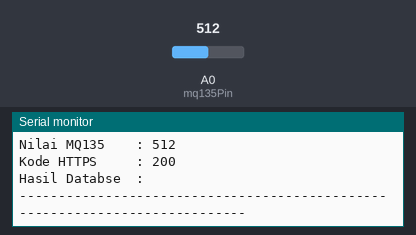
Simulated run of this sketch. Board: ESP8266 (NodeMCU). On the bench: the last lines printed to the serial monitor. Inputs (shaded band) come from the test bench; at power-on: A0 (mq135Pin) = 512. WiFi joins after 1.5 s; servers stay silent unless stated; uploads are accepted with an empty reply.

Above: at 3.2 s.
3.3 s: A0 (mq135Pin) set to 716
At 7.41 s:
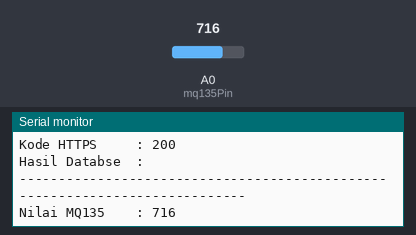
9.2 s: A0 (mq135Pin) set to 900
At 12.67 s:
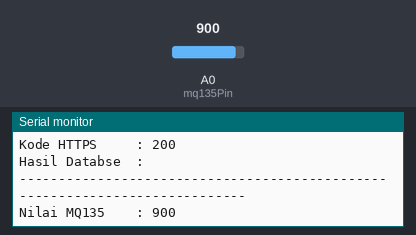
Timing chart, 0 to 14.2 s (numbered marks = the images above; inputs shaded):
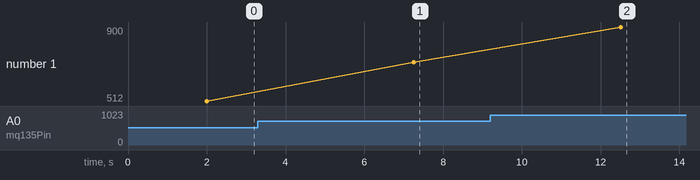

The sketch:

MQ135a-supabase.ino
```cpp
#include <ESP8266WiFi.h>
#include <ESP8266HTTPClient.h>
#include <WiFiClientSecure.h>

// Konfigurasi WiFi
const char* ssid = "P1";
const char* password = "69696969";

// URL dan API Key Supabase
const String supabaseURL = "https://gzoknwjgzhjowuzzcixr.supabase.co";
const String apiKey = "eyJhbGciOiJIUzI1NiIsInR5cCI6IkpXVCJ9.eyJpc3MiOiJzdXBhYmFzZSIsInJlZiI6Imd6b2tud2pnemhqb3d1enpjaXhyIiwicm9sZSI6ImFub24iLCJpYXQiOjE3MzUyMzI1NDksImV4cCI6MjA1MDgwODU0OX0.NqpV90BIsMw00S4EfGDcRvQzconuaYo3wIqxmLjUFJU";

// Pin sensor MQ135
const int mq135Pin = A0;

HTTPClient https;
WiFiClientSecure client;

void setup() {
  Serial.begin(9600);
  WiFi.begin(ssid, password);

  Serial.print("Menghubungkan ke WiFi");
  while (WiFi.status() != WL_CONNECTED) {
    delay(1000);
    Serial.print(".");
  }

  Serial.println("\nTerhubung ke WiFi");

   client.setInsecure();
}

void loop() {
  if (WiFi.status() == WL_CONNECTED) {
    // Membaca nilai sensor
    int sensorValue = analogRead(mq135Pin);
    Serial.print("Nilai MQ135    : ");
    Serial.println(sensorValue);

    // Menyusun data JSON untuk dikirim
    String postData = "{\"nilai\":" + String(sensorValue) + "}";

    // Mengirim permintaan POST ke Supabase
    https.begin(client, supabaseURL + "/rest/v1/sensor");
    https.addHeader("Content-Type", "application/json");
    https.addHeader("Prefer", "return=representation");
    https.addHeader("apikey", apiKey);
    https.addHeader("Authorization", "Bearer " + apiKey);

    // Mengirim data JSON
    int httpCode = https.POST(postData);
    String payload = https.getString();

    // Menampilkan hasil HTTP
    Serial.print("Kode HTTPS     : ");
    Serial.println(httpCode);
    Serial.print("Hasil Databse  : ");
    Serial.println(payload);
    Serial.print("----------------------------------------------------------------------------\n");

    https.end(); // Menutup koneksi
  } else {
    Serial.println("WiFi tidak terhubung");
  }

  delay(5000); // Kirim data setiap 10 detik
}
```

Measured:
- after the input at 3.3 s, the serial monitor: prints a new line after 4.0 s (image 1)
- after the input at 9.2 s, the serial monitor: prints a new line after 3.3 s (image 2)
- plotted number 1: 512 → 716 after the input at 3.3 s, 716 → 900 after the input at 9.2 s
